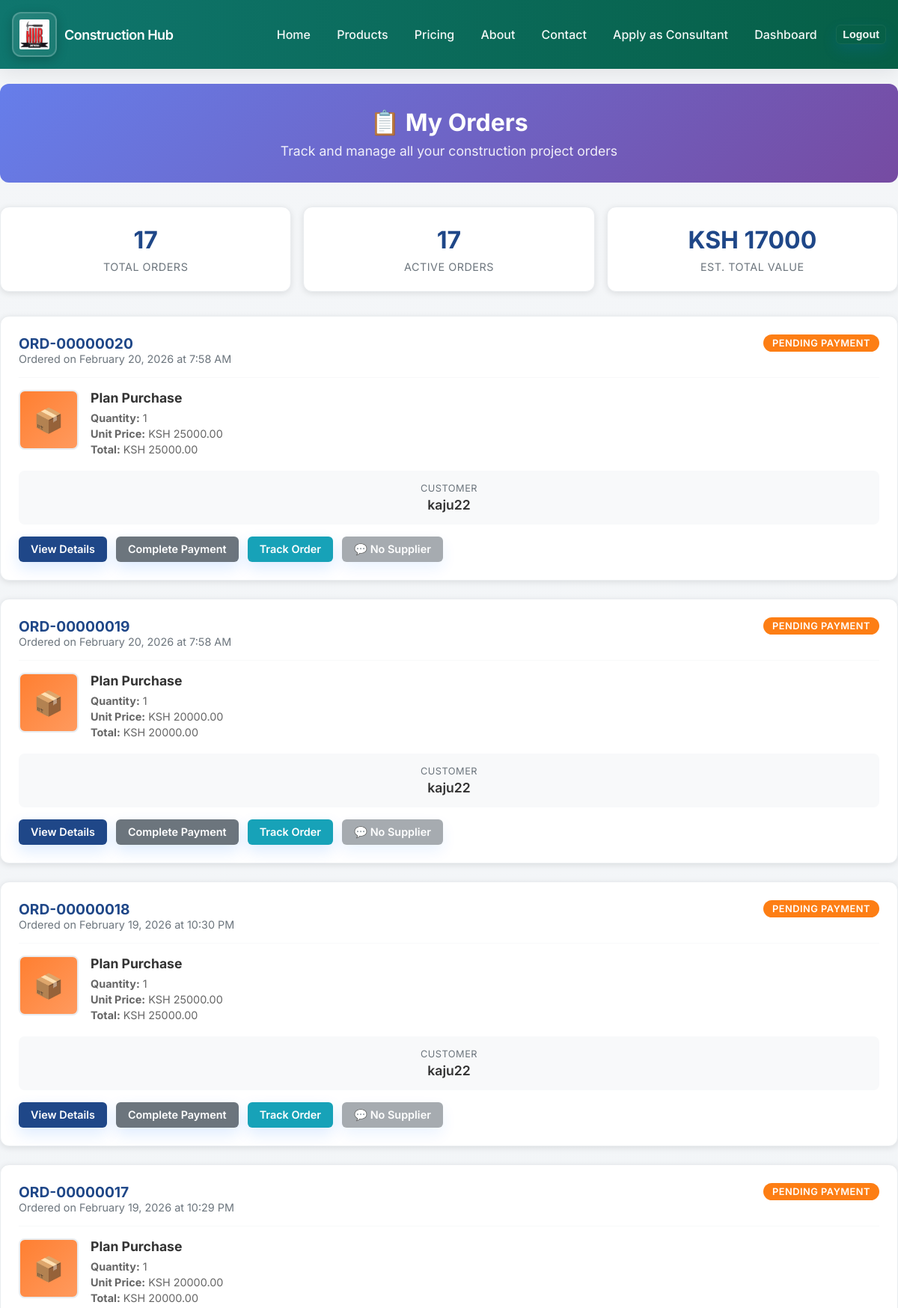
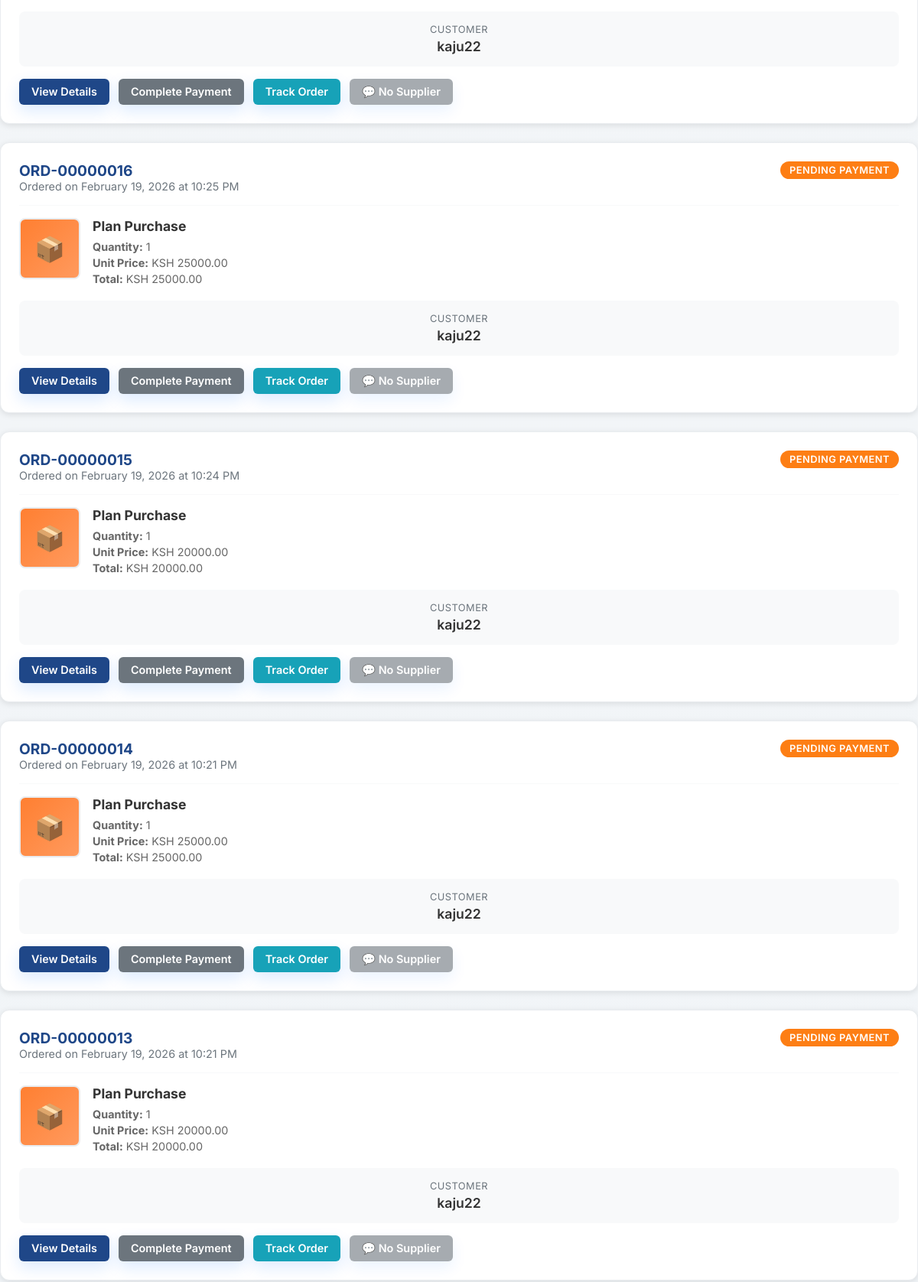
/orders/orders/ (signed in, upper part), run on the app's committed database (2 pictures, top to bottom).
### apps/orders/models.py (models this page shows, shortened)
class Order(models.Model):
    customer = models.ForeignKey(settings.AUTH_USER_MODEL, on_delete=models.CASCADE, related_name='orders', null=True, blank=True)
    ordering_supplier = models.ForeignKey(settings.AUTH_USER_MODEL, on_delete=models.SET_NULL, related_name='supplier_orders', null=True, blank=True, help_text="Supplier who created this order")
    product = models.ForeignKey(Product, on_delete=models.CASCADE, related_name='orders', null=True, blank=True)
    quantity = models.PositiveIntegerField(default=1)
    price = models.DecimalField(max_digits=10, decimal_places=2, null=True, blank=True, help_text="Price per unit in KSH at time of order")
    order_number = models.CharField(max_length=50, unique=True, blank=True, null=True)
    customer_name = models.CharField(max_length=255, blank=True)
    customer_number = models.CharField(max_length=15, blank=True)
    customer_location = models.CharField(max_length=255, blank=True)
    created_at = models.DateTimeField(auto_now_add=True)
    updated_at = models.DateTimeField(auto_now=True)
    status = models.CharField(max_length=30, choices=[
        ('saved', 'Saved'),
        ('pending_payment', 'Pending Payment'),
        ('paid', 'Paid'),
        ('shipped', 'Shipped'),
        ('complete_waiting_transport', 'Complete Waiting for Transport'),
        ('completed', 'Completed'),
        ('canceled', 'Canceled'),
    ], default='saved')
    order_image = models.ImageField(upload_to='order_images/', blank=True, null=True, help_text="Image uploaded by supplier when creating order")
    plan_type = models.CharField(max_length=50, blank=True, null=True, help_text="Type of architectural plan purchased (2_bedroom, 3_bedroom)")
    mpesa_phone_number = models.CharField(max_length=15, blank=True, null=True, help_text="Customer's M-Pesa phone number")
    mpesa_transaction_id = models.CharField(max_length=50, blank=True, null=True, help_text="M-Pesa transaction ID")
    mpesa_checkout_request_id = models.CharField(max_length=50, blank=True, null=True, help_text="M-Pesa checkout request ID")
    payment_status = models.CharField(max_length=20, choices=[
        ('pending', 'Pending'),
        ('completed', 'Completed'),
        ('failed', 'Failed'),
        ('cancelled', 'Cancelled'),
    ], default='pending', help_text="M-Pesa payment status")
    payment_initiated_at = models.DateTimeField(blank=True, null=True, help_text="When payment was initiated")
    payment_completed_at = models.DateTimeField(blank=True, null=True, help_text="When payment was completed")
    offer = models.CharField(max_length=50, blank=True, null=True, choices=[
        ('', 'No Offer'),
        ('free_delivery', 'Free Delivery'),
        ('10_percent_discount', '10% Discount'),
    ], help_text="Special offer applied to this order")
    @property
    def total_cost(self):
        unit_price = self.price if self.price else (self.product.cost if self.product else 0)
        total = unit_price * self.quantity
        if self.offer and '10_percent' in str(self.offer):
            discount_amount = total * Decimal('0.10')
            total = total - discount_amount
        return total

### apps/orders/views.py (the view)
# urls.py: path('orders/', views.order_list, name='order_list'),
@login_required
def order_list(request):
    from apps.messaging.models import Conversation
    orders = Order.objects.filter(
        customer=request.user
    ).select_related('product__supplier__user').order_by('-created_at')
    for order in orders:
        if order.product and hasattr(order.product, 'supplier'):
            order.has_supplier = True
            order.supplier_name = order.product.supplier.company_name or order.product.supplier.user.username
            try:
                conversation = Conversation.objects.filter(
                    order=order,
                    customer=request.user,
                    supplier=order.product.supplier.user
                ).first()
                order.supplier_unread_count = conversation.unread_count if conversation else 0
            except:
                order.supplier_unread_count = 0
        else:
            order.has_supplier = False
            order.supplier_name = None
            order.supplier_unread_count = 0
    return render(request, 'orders/order_list.html', {'orders': orders})

### apps/accounts/models.py (called while the page is built)
    @property
    def is_supplier(self):
        return self.user_type == 'supplier'

    @property
    def is_consultant(self):
        return self.user_type == 'consultant'

### apps/messaging/models.py (called while the page is built)
    @property
    def unread_count(self):
        return self.messages.filter(is_read=False).exclude(sender=self.customer).count()

### templates/orders/order_list.html (shortened to what this page needs)
{% extends "base.html" %}
{% load static %}
{% block content %}
<div class="page-header">
  <h1>📋 My Orders</h1>
  <p>Track and manage all your construction project orders</p>
</div>
<div class="stats-summary">
  <div class="stat-card">
    <div class="stat-number">{{ orders|length }}</div>
    <div class="stat-label">Total Orders</div>
  </div>
  <div class="stat-card">
    <div class="stat-number">{{ orders|length|add:"0" }}</div>
    <div class="stat-label">Active Orders</div>
  </div>
  <div class="stat-card">
    <div class="stat-number">KSH {% widthratio orders|length 1 1000 %}</div>
    <div class="stat-label">Est. Total Value</div>
  </div>
</div>
{% if orders %}
  <div class="order-list">
    {% for order in orders %}
      <div class="order-card">
        <div class="order-header">
          <div>
            <h2 class="order-number">{{ order.order_number|default:order.id }}</h2>
            <p class="order-date">Ordered on {{ order.created_at|date:"F j, Y" }} at {{ order.created_at|time:"g:i A" }}</p>
          </div>
          <div class="status-badge status-{{ order.status }}">
            {{ order.get_status_display }}
          </div>
        </div>
        <div class="order-content">
          <div class="product-image-container">
            {% if order.product and order.product.image_url %}
              <img src="{{ order.product.image_url }}" alt="{{ order.product.name }}" class="product-image">
            {% else %}
              <div class="product-image-placeholder">📦</div>
            {% endif %}
          </div>
          <div class="product-details">
            <h4>{{ order.product.name|default:"Plan Purchase" }}</h4>
            <p><strong>Quantity:</strong> {{ order.quantity }}</p>
            {% if order.price %}
              <p><strong>Unit Price:</strong> KSH {{ order.price|floatformat:2 }}</p>
              <p><strong>Total:</strong> KSH {{ order.total_cost|floatformat:2 }}</p>
            {% endif %}
          </div>
        </div>
        {% if order.customer_name or order.customer_number or order.customer_location %}
          <div class="order-meta">
            {% if order.customer_name %}
              <div class="meta-item">
                <div class="meta-label">Customer</div>
                <div class="meta-value">{{ order.customer_name }}</div>
              </div>
            {% endif %}
          </div>
        {% endif %}
        <div class="order-actions">
          <a href="{% url 'orders:order_detail' order.id %}" class="btn btn-primary">View Details</a>
          {% if order.status == 'saved' or order.status == 'pending_payment' %}
            <a href="{% url 'orders:payment' order.id %}" class="btn btn-secondary">Complete Payment</a>
          {% endif %}
          <a href="{% url 'orders:order_tracking' order.id %}" class="btn btn-info">
             Track Order
          </a>
          {% if order.has_supplier and order.id %}
<button class="btn btn-primary message-btn" onclick="messageSupplier(event, '{{ order.id }}', '{{ order.order_number|default:order.id }}')">
              💬 Message Supplier
              {% if order.supplier_unread_count > 0 %}
                <span class="unread-indicator">{{ order.supplier_unread_count }}</span>
              {% endif %}
            </button>
          {% else %}
            <span class="btn btn-secondary" style="opacity: 0.6; cursor: not-allowed;" title="No supplier associated with this order">💬 No Supplier</span>
          {% endif %}
        </div>
      </div>
    {% endfor %}
  </div>
{% else %}
  <div class="empty-state">
    <h3>No Orders Yet</h3>
    <p>You haven't placed any orders yet. Start your construction project by browsing our products!</p>
    <a href="{% url 'products:product_list' %}" class="btn btn-primary" style="display: inline-block; margin-top: 1rem;">Browse Products</a>
  </div>
{% endif %}
{% endblock %}

### static/css/styles.css (style rules this page uses)
:root { --bg:#f4f6f8; --accent:#0d6efd; --muted:#6c757d; --card:#ffffff; --success:#2e7d32; }
* { box-sizing:border-box }
body { font-family: 'Inter', Roboto, 'Helvetica Neue', Arial, sans-serif; margin: 0; padding: 0; background: linear-gradient(180deg,var(--bg),#eef3f7); color: #0f1724; }
.btn { display: inline-block; background: var(--accent); color: #fff; padding: 0.6rem 0.9rem; border-radius: 10px; text-decoration: none; border: none; cursor: pointer; box-shadow: 0 8px 20px rgba(13,110,253,0.14); font-weight:600 }

### templates/orders/order_list.html (style rules this page uses)
.order-list { display: grid; gap: 1.5rem; margin-top: 2rem; }
.order-card { background: white; border: 1px solid #e9ecef; border-radius: 12px; padding: 1.5rem; box-shadow: 0 2px 8px rgba(0,0,0,0.1); transition: transform 0.2s ease, box-shadow 0.2s ease; }
.order-header { display: flex; justify-content: space-between; align-items: flex-start; margin-bottom: 1rem; padding-bottom: 1rem; border-bottom: 1px solid #f8f9fa; }
.order-number { font-size: 1.2rem; font-weight: 700; color: #1f4788; margin: 0; }
.order-date { color: #6c757d; font-size: 0.9rem; margin: 0; }
.order-content { display: grid; grid-template-columns: auto 1fr; gap: 1rem; margin-bottom: 1rem; }
.product-image-placeholder { width: 80px; height: 80px; background: linear-gradient(135deg, #ff7f31, #ff9a5e); border-radius: 8px; display: flex; align-items: center; justify-content: center; font-size: 2rem; border: 2px solid #e9ecef; }
.product-details h4 { margin: 0 0 0.5rem 0; color: #333; font-size: 1.1rem; }
.product-details p { margin: 0.25rem 0; color: #666; font-size: 0.9rem; }
.order-meta { display: grid; grid-template-columns: repeat(auto-fit, minmax(150px, 1fr)); gap: 1rem; margin-bottom: 1rem; padding: 1rem; background: #f8f9fa; border-radius: 8px; }
.meta-item { text-align: center; }
.meta-label { font-size: 0.8rem; color: #6c757d; text-transform: uppercase; letter-spacing: 0.5px; margin-bottom: 0.25rem; }
.meta-value { font-size: 1.1rem; font-weight: 600; color: #333; }
.status-badge { display: inline-block; padding: 0.25rem 0.75rem; border-radius: 20px; font-size: 0.8rem; font-weight: 600; text-transform: uppercase; letter-spacing: 0.5px; }
.status-pending_payment { background: #fd7e14; color: white; }
.order-actions { display: flex; gap: 0.75rem; flex-wrap: wrap; }
.btn { display: inline-block; padding: 0.5rem 1rem; border-radius: 6px; text-decoration: none; font-weight: 600; font-size: 0.9rem; transition: all 0.2s ease; border: none; cursor: pointer; text-align: center; }
.btn-primary { background: #1f4788; color: white; }
.btn-secondary { background: #6c757d; color: white; }
.btn-info { background: #17a2b8; color: white; }
.page-header { background: linear-gradient(135deg, #667eea 0%, #764ba2 100%); color: white; padding: 2rem; border-radius: 12px; margin-bottom: 2rem; text-align: center; }
.page-header h1 { margin: 0 0 0.5rem 0; font-size: 2rem; font-weight: 700; }
.page-header p { margin: 0; opacity: 0.9; font-size: 1.1rem; }
.stats-summary { display: grid; grid-template-columns: repeat(auto-fit, minmax(200px, 1fr)); gap: 1rem; margin-bottom: 2rem; }
.stat-card { background: white; border: 1px solid #e9ecef; border-radius: 12px; padding: 1.5rem; text-align: center; box-shadow: 0 2px 8px rgba(0,0,0,0.1); }
.stat-card .stat-number { font-size: 2rem; font-weight: 700; color: #1f4788; margin-bottom: 0.5rem; }
.stat-card .stat-label { color: #6c757d; font-size: 0.9rem; text-transform: uppercase; letter-spacing: 0.5px; }

### data on the page
Order: order_number "ORD-00000020", created_at "February 20, 2026", created_at "7:58 AM", status "PENDING PAYMENT", product.name "Plan Purchase", quantity "1", price "25000.00", total_cost "25000.00", customer_name "kaju22", shows "Complete Payment", shows "💬 No Supplier"
Order: order_number "ORD-00000019", created_at "February 20, 2026", created_at "7:58 AM", status "PENDING PAYMENT", product.name "Plan Purchase", quantity "1", price "20000.00", total_cost "20000.00", customer_name "kaju22", shows "Complete Payment", shows "💬 No Supplier"
Order: order_number "ORD-00000018", created_at "February 19, 2026", created_at "10:30 PM", status "PENDING PAYMENT", product.name "Plan Purchase", quantity "1", price "25000.00", total_cost "25000.00", customer_name "kaju22", shows "Complete Payment", shows "💬 No Supplier"
Order: order_number "ORD-00000017", created_at "February 19, 2026", created_at "10:29 PM", status "PENDING PAYMENT", product.name "Plan Purchase", quantity "1", price "20000.00", total_cost "20000.00", customer_name "kaju22", shows "Complete Payment", shows "💬 No Supplier"
Order: order_number "ORD-00000016", created_at "February 19, 2026", created_at "10:25 PM", status "PENDING PAYMENT", product.name "Plan Purchase", quantity "1", price "25000.00", total_cost "25000.00", customer_name "kaju22", shows "Complete Payment", shows "💬 No Supplier"
Order: order_number "ORD-00000015", created_at "February 19, 2026", created_at "10:24 PM", status "PENDING PAYMENT", product.name "Plan Purchase", quantity "1", price "20000.00", total_cost "20000.00", customer_name "kaju22", shows "Complete Payment", shows "💬 No Supplier"
Order: order_number "ORD-00000014", created_at "February 19, 2026", created_at "10:21 PM", status "PENDING PAYMENT", product.name "Plan Purchase", quantity "1", price "25000.00", total_cost "25000.00", customer_name "kaju22", shows "Complete Payment", shows "💬 No Supplier"
Order: order_number "ORD-00000013", created_at "February 19, 2026", created_at "10:21 PM", status "PENDING PAYMENT", product.name "Plan Purchase", quantity "1", price "20000.00", total_cost "20000.00", customer_name "kaju22", shows "Complete Payment", shows "💬 No Supplier"

### other printed values
{{ orders|length }} "17"
{{ orders|length|add:"0" }} "17"
